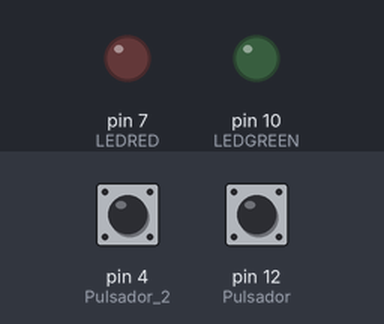
Bench run of a sketch on a simulated Arduino Uno, built with avr-gcc and run on an emulated ATmega328P. Parts: output pins drawn as LEDs (lit = HIGH). The inputs (shaded band) are chosen by the test bench; at power-on: pin 4 (Pulsador_2) HIGH, pin 12 (Pulsador) HIGH.

Above: at 1.2 s.
1.3 s: pin 4 (Pulsador_2) pulled LOW for 0.15 s
At 1.37 s:
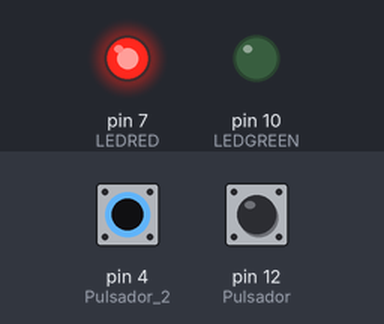
2.9 s: pin 12 (Pulsador) pulled LOW for 0.15 s
At 2.97 s:
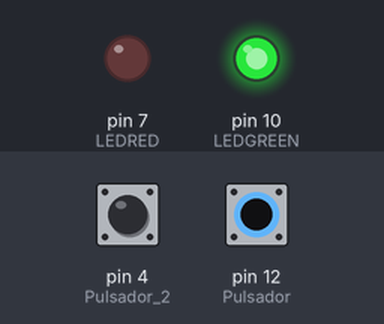
4.5 s: pin 12 (Pulsador) pulled LOW for 3.2 s
At 8.4 s:
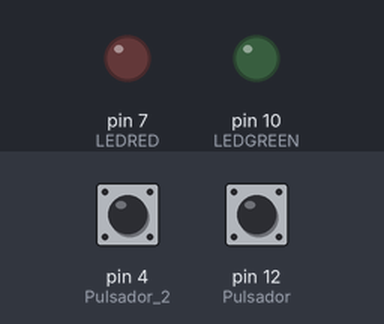
9.2 s: pin 4 (Pulsador_2) pulled LOW for 3.2 s
At 9.6 s:
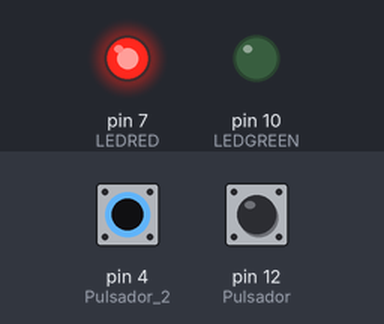
13.9 s: pin 4 (Pulsador_2) driven LOW and pin 12 (Pulsador) driven LOW
At 14.3 s:
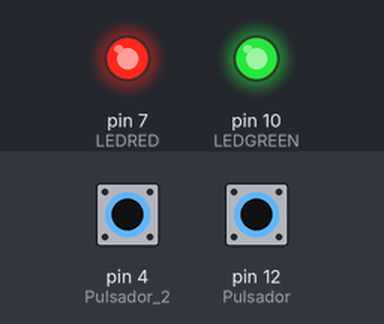
Timing chart, 0 to 16.4 s (numbered marks = the images above; inputs shaded):
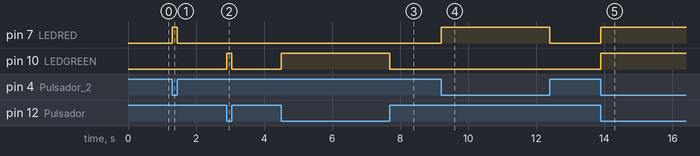

Measured:
- after the input at 1.3 s, pin 7 (LEDRED): LOW → HIGH at once, → LOW 0.15 s later
- after the input at 2.9 s, pin 10 (LEDGREEN): LOW → HIGH at once, → LOW 0.15 s later
- after the input at 4.5 s, pin 10 (LEDGREEN): LOW → HIGH at once, → LOW 3.2 s later
- after the input at 9.2 s, pin 7 (LEDRED): LOW → HIGH at once, → LOW 3.2 s later
- after the input at 13.9 s, pin 7 (LEDRED), pin 10 (LEDGREEN): LOW → HIGH at once

The sketch:

Codigo_2_pulsadores_y_2_leds.ino
```cpp
const int Pulsador = 12;
const int Pulsador_2 = 4;
const int LEDGREEN = 10;
const int LEDRED = 7;
void setup() {
pinMode(Pulsador, INPUT);
pinMode(Pulsador_2, INPUT);
pinMode(LEDGREEN, OUTPUT);
pinMode(LEDRED, OUTPUT);
}

void loop() {
int estadoPull = digitalRead (Pulsador);
int estadoPull2 = digitalRead (Pulsador_2);
if (estadoPull == 0) {
 digitalWrite(LEDGREEN, 1);
}
else {
  digitalWrite(LEDGREEN, 0);
}
if (estadoPull2 == 0) {
  digitalWrite(LEDRED, 1);
}
else{
  digitalWrite(LEDRED,0);
}
}
```
